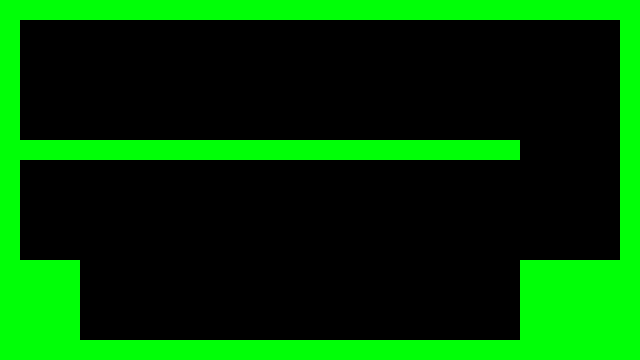

Tiled map render using the project's own tile images. Description and the whole map definition, tile-layer contents included, below:
An orthogonal 32x18 tile map with 20x20 px tiles, 1 tile layer (main) and 52 objects (4x 1, 4x 2, 4x 3, 4x 4, 4x 5, ...).

<map version="1.2" tiledversion="1.2.1" orientation="orthogonal" renderorder="right-down" width="32" height="18" tilewidth="20" tileheight="20" infinite="0" nextlayerid="9" nextobjectid="199">
 <tileset firstgid="1" source="testsheet.tsx" />
 <layer id="1" name="main" width="32" height="18">
  <data encoding="csv">
1,1,1,1,1,1,1,1,1,1,1,1,1,1,1,1,1,1,1,1,1,1,1,1,1,1,1,1,1,1,1,1,
1,0,0,0,0,0,0,0,0,0,0,0,0,0,0,0,0,0,0,0,0,0,0,0,0,0,0,0,0,0,0,1,
1,0,0,0,0,0,0,0,0,0,0,0,0,0,0,0,0,0,0,0,0,0,0,0,0,0,0,0,0,0,0,1,
1,0,0,0,0,0,0,0,0,0,0,0,0,0,0,0,0,0,0,0,0,0,0,0,0,0,0,0,0,0,0,1,
1,0,0,0,0,0,0,0,0,0,0,0,0,0,0,0,0,0,0,0,0,0,0,0,0,0,0,0,0,0,0,1,
1,0,0,0,0,0,0,0,0,0,0,0,0,0,0,0,0,0,0,0,0,0,0,0,0,0,0,0,0,0,0,1,
1,0,0,0,0,0,0,0,0,0,0,0,0,0,0,0,0,0,0,0,0,0,0,0,0,0,0,0,0,0,0,1,
1,1,1,1,1,1,1,1,1,1,1,1,1,1,1,1,1,1,1,1,1,1,1,1,1,1,0,0,0,0,0,1,
1,0,0,0,0,0,0,0,0,0,0,0,0,0,0,0,0,0,0,0,0,0,0,0,0,0,0,0,0,0,0,1,
1,0,0,0,0,0,0,0,0,0,0,0,0,0,0,0,0,0,0,0,0,0,0,0,0,0,0,0,0,0,0,1,
1,0,0,0,0,0,0,0,0,0,0,0,0,0,0,0,0,0,0,0,0,0,0,0,0,0,0,0,0,0,0,1,
1,0,0,0,0,0,0,0,0,0,0,0,0,0,0,0,0,0,0,0,0,0,0,0,0,0,0,0,0,0,0,1,
1,0,0,0,0,0,0,0,0,0,0,0,0,0,0,0,0,0,0,0,0,0,0,0,0,0,0,0,0,0,0,1,
1,1,1,1,0,0,0,0,0,0,0,0,0,0,0,0,0,0,0,0,0,0,0,0,0,0,1,1,1,1,1,1,
1,1,1,1,0,0,0,0,0,0,0,0,0,0,0,0,0,0,0,0,0,0,0,0,0,0,1,1,1,1,1,1,
1,1,1,1,0,0,0,0,0,0,0,0,0,0,0,0,0,0,0,0,0,0,0,0,0,0,1,1,1,1,1,1,
1,1,1,1,0,0,0,0,0,0,0,0,0,0,0,0,0,0,0,0,0,0,0,0,0,0,1,1,1,1,1,1,
1,1,1,1,1,1,1,1,1,1,1,1,1,1,1,1,1,1,1,1,1,1,1,1,1,1,1,1,1,1,1,1
</data>
 </layer>
 <objectgroup color="#ff0000" id="2" name="obstacles">
  <object id="145" name="1" x="220" y="20" width="20" height="20" />
  <object id="146" name="2" x="240" y="40" width="20" height="20" />
  <object id="147" name="3" x="260" y="60" width="20" height="20" />
  <object id="148" name="4" x="280" y="80" width="20" height="20" />
  <object id="149" name="5" x="300" y="100" width="20" height="20" />
  <object id="150" name="6" x="320" y="120" width="20" height="20" />
  <object id="157" x="500" y="120" width="20" height="20" />
  <object id="164" x="320" y="240" width="20" height="20" />
  <object id="165" x="160" y="240" width="20" height="20" />
  <object id="166" x="160" y="220" width="20" height="20" />
  <object id="173" x="80" y="320" width="20" height="20" />
  <object id="174" x="100" y="320" width="20" height="20" />
  <object id="175" x="120" y="320" width="20" height="20" />
  <object id="176" x="140" y="320" width="20" height="20" />
  <object id="177" x="160" y="320" width="20" height="20" />
  <object id="178" x="180" y="320" width="20" height="20" />
  <object id="179" x="200" y="320" width="20" height="20" />
  <object id="180" x="220" y="320" width="20" height="20" />
  <object id="185" x="240" y="320" width="20" height="20" />
  <object id="186" x="260" y="320" width="20" height="20" />
  <object id="187" x="280" y="320" width="20" height="20" />
  <object id="188" x="300" y="320" width="20" height="20" />
  <object id="189" x="320" y="320" width="20" height="20" />
  <object id="190" x="340" y="320" width="20" height="20" />
  <object id="191" x="360" y="320" width="20" height="20" />
  <object id="192" x="380" y="320" width="20" height="20" />
  <object id="193" x="400" y="320" width="20" height="20" />
  <object id="194" x="420" y="320" width="20" height="20" />
  <object id="195" x="440" y="320" width="20" height="20" />
  <object id="196" x="460" y="320" width="20" height="20" />
  <object id="197" x="480" y="320" width="20" height="20" />
  <object id="198" x="500" y="320" width="20" height="20" />
 </objectgroup>
 <objectgroup color="#800000" id="8" name="obstaclePaths">
  <object id="151" name="1" x="220" y="20">
   <properties>
    <property name="startPct" value="1" />
   </properties>
   <polyline points="0,0 0,100" />
  </object>
  <object id="152" name="2" x="240" y="20">
   <properties>
    <property name="startPct" value="0.8" />
   </properties>
   <polyline points="0,0 0,100" />
  </object>
  <object id="153" name="3" x="260" y="20">
   <properties>
    <property name="startPct" value="0.6" />
   </properties>
   <polyline points="0,0 0,100" />
  </object>
  <object id="154" name="4" x="280" y="20">
   <properties>
    <property name="startPct" value="0.4" />
   </properties>
   <polyline points="0,0 0,100" />
  </object>
  <object id="155" name="5" x="300" y="20">
   <properties>
    <property name="startPct" value="0.2" />
   </properties>
   <polyline points="0,0 0,100" />
  </object>
  <object id="156" name="6" x="320" y="20">
   <properties>
    <property name="startPct" value="0" />
   </properties>
   <polyline points="0,0 0,100" />
  </object>
 </objectgroup>
 <objectgroup color="#ffffff" id="5" name="exit">
  <object id="15" x="40" y="240" width="20" height="20" />
 </objectgroup>
 <objectgroup color="#00ff00" id="3" name="player">
  <object id="2" x="40" y="120" width="20" height="20" />
 </objectgroup>
 <objectgroup color="#0000ff" id="6" name="platforms">
  <object id="158" name="1" x="460" y="260" width="60" height="8" />
  <object id="159" name="2" x="300" y="260" width="60" height="8" />
  <object id="160" name="3" x="140" y="260" width="60" height="8" />
  <object id="161" name="4" x="80" y="300" width="60" height="8" />
  <object id="162" name="5" x="240" y="300" width="60" height="8" />
  <object id="163" name="6" x="400" y="300" width="60" height="8" />
 </objectgroup>
 <objectgroup id="7" name="platformPaths">
  <object id="167" name="1" x="460" y="260">
   <polygon points="0,0 -380,0 -380,40 0,40" />
  </object>
  <object id="168" name="2" x="460" y="260">
   <properties>
    <property name="startPct" value="0.166667" />
   </properties>
   <polygon points="0,0 -380,0 -380,40 0,40" />
  </object>
  <object id="169" name="3" x="460" y="260">
   <properties>
    <property name="startPct" value="0.333333" />
   </properties>
   <polygon points="0,0 -380,0 -380,40 0,40" />
  </object>
  <object id="170" name="4" x="460" y="260">
   <properties>
    <property name="startPct" value="0.5" />
   </properties>
   <polygon points="0,0 -380,0 -380,40 0,40" />
  </object>
  <object id="171" name="5" x="460" y="260">
   <properties>
    <property name="startPct" value="0.666667" />
   </properties>
   <polygon points="0,0 -380,0 -380,40 0,40" />
  </object>
  <object id="172" name="6" x="460" y="260">
   <properties>
    <property name="startPct" value="0.833333" />
   </properties>
   <polygon points="0,0 -380,0 -380,40 0,40" />
  </object>
 </objectgroup>
</map>
